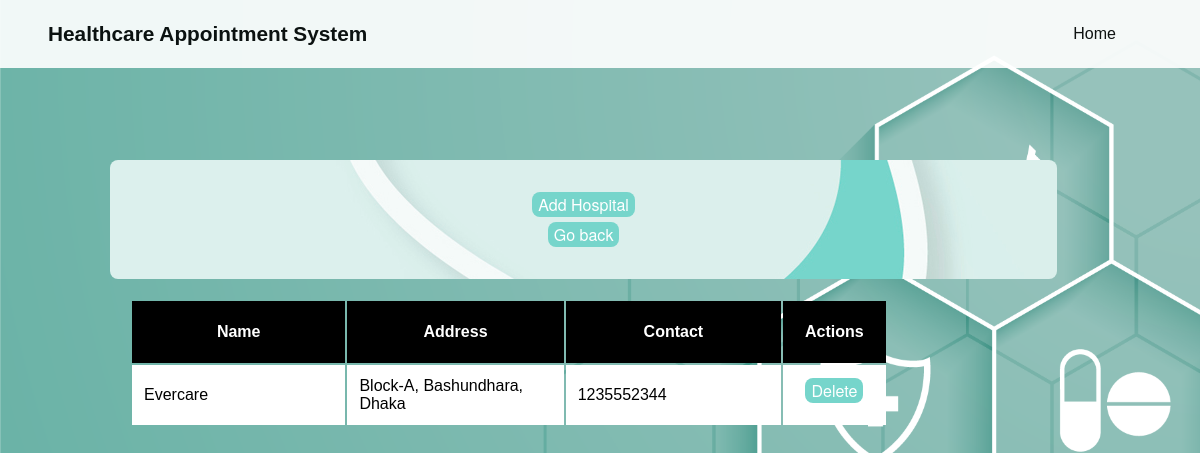
The app's page /change_hospitals.php, older data.
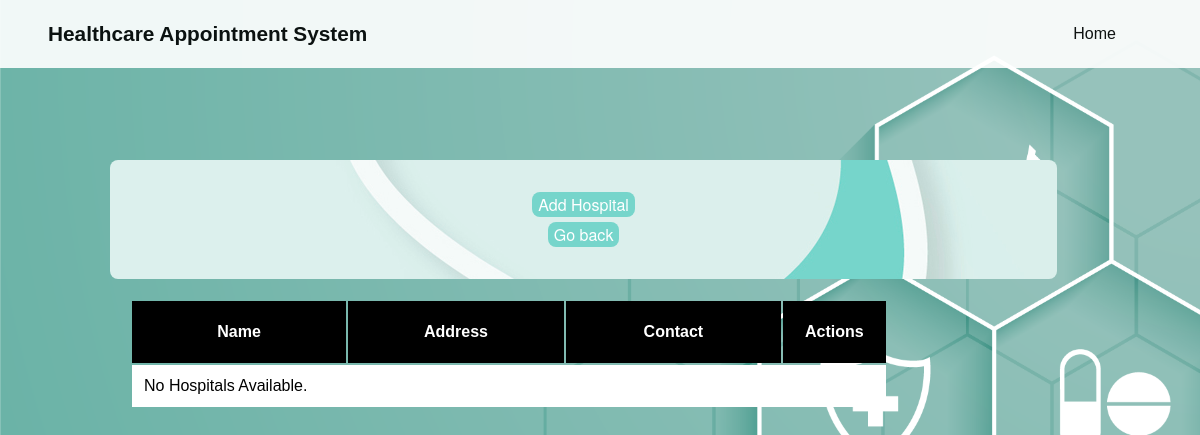
The same page, newer data.
### tables this page shows
CREATE TABLE `hospital` (
  `Name` varchar(40) NOT NULL,
  `Address` varchar(60) NOT NULL,
  `Contact` varchar(11) NOT NULL
);

### change_hospitals.php (the view, shortened to what this page needs)
<!DOCTYPE html>
<html lang="en">
<head>
    <link rel="stylesheet" href="styles/main_style.css">
    <link rel="stylesheet" href="styles/admin_table.css">
</head>
<body>
    <div class="container">
        <div class="main-content">
            <header class="header-main">
                <div class="wrapper">
                    <section class="logo">
                        <h1 class="header-title">Healthcare Appointment System</h1>
                    </section>
                    <nav class="nav-horizontal" id="topnav">
                        <a href="index.php">Home</a>
                    </nav>
                </div>
            </header>
            <main>
                <div class="wrapbox">
                    <article class="buttongroup">
                        <header>
                            <a href="forms/add_hospital.php"><button type="button">Add Hospital</button></a>
                            <a href="adminpage.php"><button style="margin-top:5px;" type="button">Go back</button></a>
                        </header>
                        <div class="table-container">
                            <table class="table">
                                <tr>
                                    <th class="no-select">Name</th>
                                    <th class="no-select">Address</th>
                                    <th class="no-select">Contact</th>
                                    <th class="no-select">Actions</th>
                                </tr>
                                <?php
                                require_once("php_scripts/connect.php");
                                $sql = "SELECT * FROM hospital";
                                $result = $conn->query($sql);
                                if ($result->num_rows > 0) {
                                    while ($row = $result->fetch_assoc()) {
                                        echo "<tr>";
                                        echo "<td>" . $row["Name"] . "</td>";
                                        echo "<td>" . $row["Address"] . "</td>";
                                        echo "<td>" . $row["Contact"] . "</td>";
                                        echo "<td>
                                                <form method='POST'>
                                                    <input type='hidden' name='name_key' value='" . $row["Name"] . "'>
                                                    <input type='hidden' name='address_key' value='" . $row["Address"] . "'>
                                                    <button type='submit'>Delete</button>
                                                </form>
                                            </td>";
                                        echo "</tr>";
                                    }
                                } else {
                                    echo "<tr><td colspan='5'>No Hospitals Available.</td></tr>";
                                }
                                ?>
                            </table>
                        </div>
                    </article>
                </div>
            </main>
        </div>
    </div>
</body>
</html>

### styles/main_style.css (style rules this page uses)
body { padding-top: 50px; font-family: 'Montserrat', sans-serif; background-image: url(../assets/26363.png); background-size: cover; background-attachment: fixed; }
.nav-horizontal { display: flex; align-items: center; padding: 20px; }
.nav-horizontal a { color: black; padding: 0px 1rem; text-decoration: none; }
.header-main { position: absolute; top: 0; left: 0; right: 0; transition: background-color 0.5s ease; }
#topnav a { display: inline-block; padding: 0.3rem 0.5rem; background-color: rgb(255, 255, 255); border-radius: 4px; color: black; text-decoration: none; margin-right: 8px; transition: background-color 0.5s ease, box-shadow 0.5s ease, color 0.5s ease; }
.wrapper { max-width: 1400px; padding: 0px 4vw; margin: 0px auto; }
.wrapbox { border-radius: 8px; width: 80%; margin-top: 70px; margin-left: 70px; padding: 2rem; }
.logo { display: flex; align-items: center; vertical-align:top; }
.logo h1 { font-size: 1.3rem; margin: 0px; }
.header-main .wrapper { display: flex; justify-content: space-between; align-items: center; flex-wrap: wrap; }
.main-content { margin-bottom: 100px; }

### styles/admin_table.css (style rules this page uses)
.table-container { flex: 1; max-height: 400px; overflow: auto; padding: 20px; width: 80%; }
.table th { background-color: #f2f2f2; padding: 10px; position:sticky; top: 0; }
.table tr th { margin: auto; width: 30%; padding: 20px; border: 2px solid black; background-color: black; color: white; transition: background-color 0.5s ease; }
.table tr td { margin: auto; width: 30%; padding: 10px; border: 2px solid white; background-color: white; color: black; }
.no-select { user-select: none; }
.buttongroup button { background-color: rgb(118, 213, 203); display: block; border: none; border-radius: 8px; margin: 0px auto; overflow: hidden; position: relative; transition: background-color 0.5s ease, box-shadow 0.5s ease, color 0.5s ease; font-family: "Helvetica Neue", Arial, sans-serif; font-size: 1.0rem; color: white; }
.buttongroup a { text-decoration: none; }
.buttongroup { display: inline-block; }
.buttongroup header { border-radius: 8px; background-image: url('../assets/v870-tang-36.jpg'); padding: 2rem 24rem 2rem 24rem; }
.table tr td form { margin-bottom: 10px; }

Row changes from the older to the newer data that the page shows:
removed hospital: Name "Evercare", Address "Block-A, Bashundhara, Dhaka", Contact "1235552344"
Text that changed along with them:
text now shown: "No Hospitals Available."
